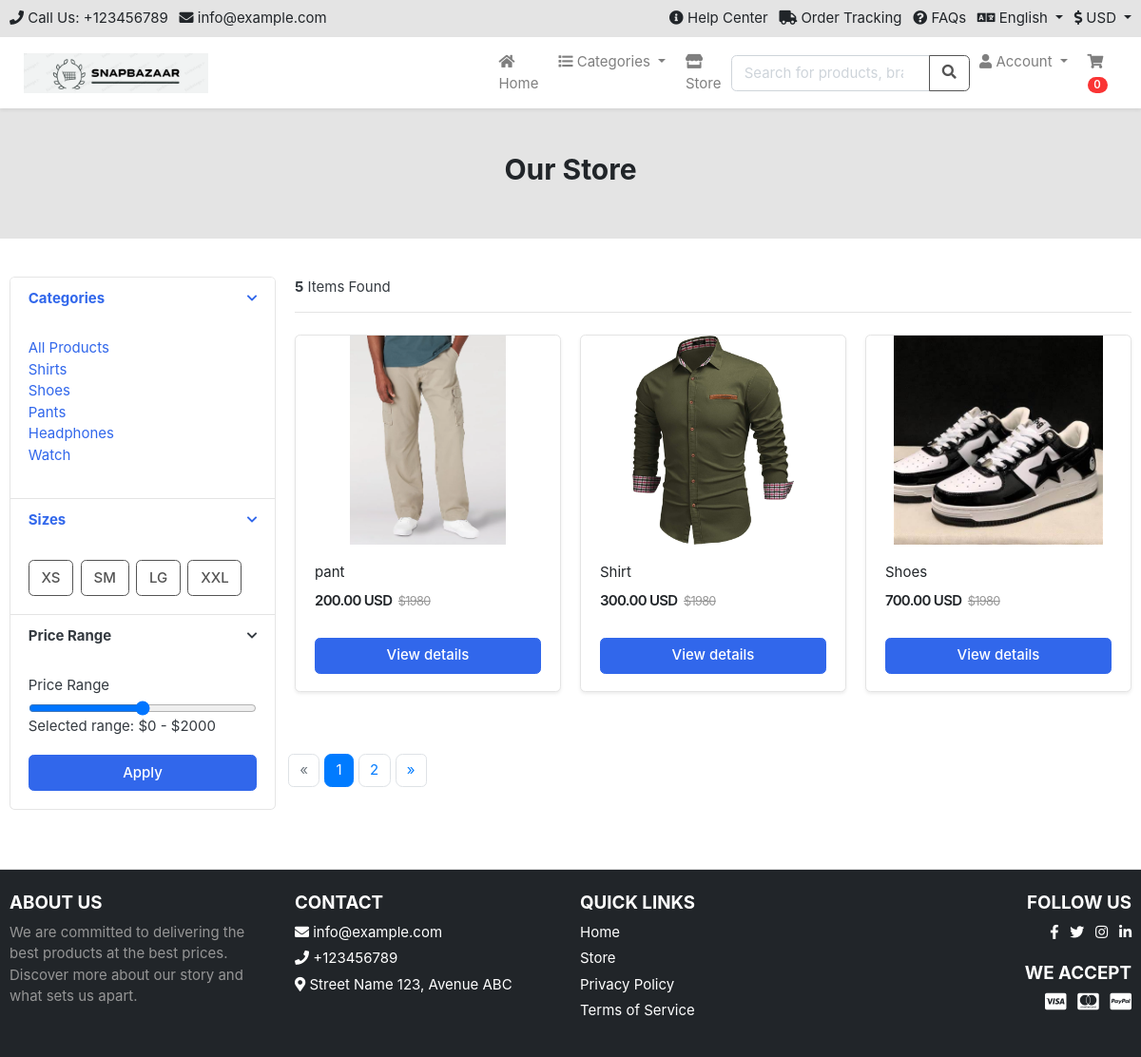
The page /Store/ on the database its author committed.
### Category/models.py (models this page shows, shortened)
class Category(models.Model):
    category_name = models.CharField(max_length=50, unique=True)
    slug = models.SlugField(max_length=100, unique=True)
    description = models.TextField(max_length=300, blank=True)
    cat_image = models.ImageField(upload_to='photos/categories', blank=True)
    class Meta:
        verbose_name = 'category'
        verbose_name_plural = 'categories'
    def get_url(self):
        return reverse('products_by_category', args=[self.slug,])

### Store/models.py (models this page shows, shortened)
class Product(models.Model):
    product_name    = models.CharField(max_length=200, unique=True)
    slug            = models.SlugField(max_length=200, unique=True)
    description     = models.TextField(max_length=500, blank=True)
    price           = models.IntegerField()
    images          = models.ImageField(upload_to='photos/products')
    stock           = models.IntegerField()
    is_available    = models.BooleanField(default=True)
    category        = models.ForeignKey(Category, on_delete=models.CASCADE)
    created_date    = models.DateTimeField(auto_now_add=True)
    modified_date   = models.DateTimeField(auto_now=True)
    def get_url(self):
        return reverse('product_detail', args=[self.category.slug, self.slug])

### Store/views.py (the view)
# urls.py: path('', views.store, name='store'),
def store(request, category_slug=None):
    categories = None
    products = Product.objects.all().filter(is_available=True).order_by('id')  # Default to all available products
    if category_slug is not None:
        categories = get_object_or_404(Category, slug=category_slug)
        products = products.filter(category=categories)
    paginator = Paginator(products, 3)
    page = request.GET.get('page')
    try:
        paged_products = paginator.get_page(page)
    except PageNotAnInteger:
        paged_products = paginator.page(1)
    except EmptyPage:
        paged_products = paginator.page(paginator.num_pages)
    product_count = products.count()
    context = {
        'products': paged_products,
        'product_count': product_count,
        'category': categories,  # Passing selected category for filtering info
    }
    return render(request, 'Store/store.html', context)

### Cart/context_processors.py (called while the page is built)
def counter(request):
    cart_count = 0
    if 'admin' in request.path:
        return {}
    else:
        try:
            cart = Cart.objects.filter(cart_id=_cart_id(request))
            if request.user.is_authenticated:
                cart_items = CartItem.objects.all().filter(user=request.user)
            else:
                cart_items = CartItem.objects.all().filter(cart=cart[:1])
            for cart_item in cart_items:
                cart_count += cart_item.quantity
        except Cart.DoesNotExist:
            cart_count = 0
    return dict(cart_count=cart_count)

### Cart/views.py (called while the page is built)
def _cart_id(request):
    cart = request.session.session_key
    if not cart:
        cart = request.session.create()
    return cart

### Category/context_processors.py (called while the page is built)
def menu_links(request):
    link = Category.objects.all()
    return {'link': link}

### templates/Store/store.html (shortened to what this page needs)
{% extends "base.html" %}
{% load static %}
{% block content %}
<section class="section-pagetop bg-light">
  <div class="container text-center">
    {% if 'search' in request.path%}
  <h2 class="title-page">Search Result</h2>
    {% else %}
    <h2 class="title-page">Our Store</h2>
    {% endif %}
  </div>
</section>
<section class="section-content padding-y">
  <div class="container">
    <div class="row">
      <aside class="col-md-3">
        <div class="card mb-4">
          <article class="filter-group">
            <header class="card-header">
              <a href="#" data-toggle="collapse" data-target="#collapse_1" aria-expanded="true">
                <i class="icon-control fa fa-chevron-down"></i>
                <h6 class="title">Categories</h6>
              </a>
            </header>
            <div class="filter-content collapse show" id="collapse_1">
              <div class="card-body">
                <ul class="list-unstyled">
                  <li><a href="{% url 'store' %}">All Products</a></li>
                  {% for category in link %}
                  <li><a href="{{ category.get_url }}">{{ category.category_name }}</a></li>
                  {% endfor %}
                </ul>
              </div>
            </div>
          </article>
<article class="filter-group">
  <header class="card-header">
    <a href="#" data-toggle="collapse" data-target="#collapse_4" aria-expanded="true">
      <i class="icon-control fa fa-chevron-down"></i>
      <h6 class="title">Sizes</h6>
    </a>
  </header>
  <div class="filter-content collapse show" id="collapse_4">
    <div class="card-body">
      <div class="btn-group-toggle d-flex flex-wrap" data-toggle="buttons">
        <label class="btn btn-outline-secondary mr-2">
          <input type="radio" name="size" value="XS" autocomplete="off"> XS
        </label>
        <label class="btn btn-outline-secondary mr-2">
          <input type="radio" name="size" value="SM" autocomplete="off"> SM
        </label>
        <label class="btn btn-outline-secondary mr-2">
          <input type="radio" name="size" value="LG" autocomplete="off"> LG
        </label>
        <label class="btn btn-outline-secondary">
          <input type="radio" name="size" value="XXL" autocomplete="off"> XXL
        </label>
      </div>
    </div>
  </div>
</article>
          <article class="filter-group">
            <header class="card-header" data-toggle="collapse" data-target="#collapse_3" aria-expanded="true">
              <i class="icon-control fa fa-chevron-down"></i>
              <h6 class="title">Price Range</h6>
            </header>
            <div class="filter-content collapse show" id="collapse_3">
              <div class="card-body">
                <div class="form-group">
                  <label for="priceRange">Price Range</label>
                  <input type="range" class="form-control-range" id="priceRange" min="0" max="2000" step="50" oninput="updatePriceLabel(this.value)">
                  <p>Selected range: <span id="priceRangeLabel">$0 - $2000</span></p>
                </div>
                <button class="btn btn-primary btn-block">Apply</button>
              </div>
            </div>
          </article>
        </div>
      </aside>
      <main class="col-md-9">
        <header class="border-bottom mb-4 pb-3">
          <div class="form-inline">
            <span class="mr-md-auto"> <b>{{ product_count }}</b> Items Found </span>
          </div>
        </header>
        <div class="row">
          {% if products %}
          {% for product in products %}
          <div class="col-md-4 mb-4">
            <figure class="card card-product-grid border-light shadow-sm">
              <div class="img-wrap">
                <a href="{{ product.get_url }}"> <img src="{{ product.images.url }}" class="img-fluid" alt="{{ product.product_name }}"> </a>
              </div>
              <figcaption class="info-wrap">
                <div class="fix-height">
                  <a href="{{ product.get_url }}" class="title">{{ product.product_name }}</a>
                  <div class="price-wrap mt-2">
                    <span class="price">{{ product.price|floatformat:2 }} USD</span>
                    <del class="price-old">$1980</del>
                  </div>
                </div>
                <a href="{{ product.get_url }}" class="btn btn-primary btn-block">View details</a>
              </figcaption>
            </figure>
          </div>
          {% endfor %}
          {% else %}
        </div>
        <h2>No result found.</h2>
        {% endif %}
{% if products.has_other_pages %}
<nav class="mt-4" aria-label="Page navigation">
  <ul class="pagination justify-content-center">
    {% if products.has_previous %}
    <li class="page-item">
      <a class="page-link" href="?page={{ products.previous_page_number }}" aria-label="Previous">
        <span aria-hidden="true">&laquo;</span>
      </a>
    </li>
    {% else %}
    <li class="page-item disabled">
      <a class="page-link" href="#" aria-label="Previous">
        <span aria-hidden="true">&laquo;</span>
      </a>
    </li>
    {% endif %}
    {% for num in products.paginator.page_range %}
      {% if products.number == num %}
        <li class="page-item active" aria-current="page">
          <a class="page-link" href="#">{{ num }}</a>
        </li>
      {% else %}
        <li class="page-item">
          <a class="page-link" href="?page={{ num }}">{{ num }}</a>
        </li>
      {% endif %}
    {% endfor %}
    {% if products.has_next %}
    <li class="page-item">
      <a class="page-link" href="?page={{ products.next_page_number }}" aria-label="Next">
        <span aria-hidden="true">&raquo;</span>
      </a>
    </li>
    {% else %}
    <li class="page-item disabled">
      <a class="page-link" href="#" aria-label="Next">
        <span aria-hidden="true">&raquo;</span>
      </a>
    </li>
    {% endif %}
  </ul>
</nav>
{% endif %}
      </main>
    </div>
  </div>
</section>
{% endblock %}

### static/css/ui.css (style rules this page uses)
html { font-family: "Inter", sans-serif; font-size: 15px; }
.img-wrap { text-align: center; display: block; }
.img-wrap img { max-width: 100%; }
.price-wrap { letter-spacing: -0.7px; }
.padding-y { padding-top: 40px; padding-bottom: 40px; }
figure { margin-bottom: 0; }
article:after, .form-group:after { display: block; clear: both; content: ""; }
.title-page { color: #212529; }
p:last-child { margin-bottom: 0; }
[class*=list-] li:after { visibility: hidden; display: block; content: ""; overflow: hidden; height: 0; clear: both; }
[class*=card-product] a.title { color: #212529; display: block; }
[class*=card-product] .img-wrap { overflow: hidden; position: relative; }
[class*=card-product] .img-wrap img { height: 100%; max-width: 100%; width: auto; display: inline-block; -o-object-fit: cover; object-fit: cover; }
.card-product-grid { margin-bottom: 20px; }
.card-product-grid .img-wrap { border-radius: 0.2rem 0.2rem 0 0; height: 220px; }
.card-product-grid .info-wrap { overflow: hidden; padding: 18px 20px; }
.card-product-grid .fix-height { height: 80px; overflow: hidden; }
.card .img-wrap { overflow: hidden; }
.price { font-weight: 600; color: #212529; }
.price-old { color: #969696; margin-left: 3px; font-size: 85%; }
.icon-control { margin-top: 5px; float: right; font-size: 80%; }
.card-header .title { margin-bottom: 0; line-height: 1.5; }
.filter-group { border-bottom: 1px solid #e4e4e4; }
.filter-group .card-header { border-bottom: 0; }
.filter-group:last-child { border-bottom: 0; }
.section-pagetop { padding: 45px 0; }

### templates/Store/store.html (style rules this page uses)
.pagination { display: flex; flex-wrap: wrap; padding-left: 0; list-style: none; }
.page-item { margin: 0 3px; }
.page-link { padding: 0.5rem 0.75rem; font-size: 1rem; line-height: 1.25; color: #007bff; background-color: #fff; border: 1px solid #dee2e6; border-radius: 0.5rem; transition: background-color 0.2s, border-color 0.2s, color 0.2s; }
.page-item.active .page-link { color: #fff; background-color: #007bff; border-color: #007bff; cursor: default; }
.page-item.disabled .page-link { color: #6c757d; pointer-events: none; }

### rows shown on the page
Category: category_name "Shirts"
Category: category_name "Shoes"
Category: category_name "Pants"
Category: category_name "Headphones"
Category: category_name "Watch"
Product: images (picture), product_name "pant", price "200.00"
Product: images (picture), product_name "Shirt", price "300.00"
Product: images (picture), product_name "Shoes", price "700.00"

### other values the page prints
{{ cart_count }} "0"
{{ product_count }} "5"
{{ num }} "1"
{{ num }} "2"
